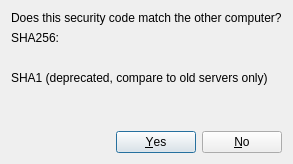
<?xml version="1.0" encoding="UTF-8"?>
<ui version="4.0">
 <class>FingerprintAcceptDialog</class>
 <widget class="QDialog" name="FingerprintAcceptDialog">
  <property name="geometry">
   <rect>
    <x>0</x>
    <y>0</y>
    <width>600</width>
    <height>400</height>
   </rect>
  </property>
  <property name="sizePolicy">
   <sizepolicy hsizetype="Ignored" vsizetype="Preferred">
    <horstretch>0</horstretch>
    <verstretch>0</verstretch>
   </sizepolicy>
  </property>
  <property name="windowTitle">
   <string>Confirm secure connection</string>
  </property>
  <layout class="QGridLayout" name="gridLayout">
   <property name="sizeConstraint">
    <enum>QLayout::SetFixedSize</enum>
   </property>
   <item row="6" column="0" colspan="2">
    <widget class="QDialogButtonBox" name="buttonBox">
     <property name="orientation">
      <enum>Qt::Horizontal</enum>
     </property>
     <property name="standardButtons">
      <set>QDialogButtonBox::No|QDialogButtonBox::Yes</set>
     </property>
    </widget>
   </item>
   <item row="3" column="0" colspan="2">
    <widget class="QLabel" name="label_sha1">
     <property name="sizePolicy">
      <sizepolicy hsizetype="Preferred" vsizetype="Minimum">
       <horstretch>0</horstretch>
       <verstretch>0</verstretch>
      </sizepolicy>
     </property>
     <property name="text">
      <string>SHA1 (deprecated, compare to old servers only)</string>
     </property>
    </widget>
   </item>
   <item row="5" column="0" colspan="2">
    <widget class="QLabel" name="label_explanation">
     <property name="sizePolicy">
      <sizepolicy hsizetype="Preferred" vsizetype="Minimum">
       <horstretch>0</horstretch>
       <verstretch>0</verstretch>
      </sizepolicy>
     </property>
     <property name="text">
      <string/>
     </property>
     <property name="wordWrap">
      <bool>true</bool>
     </property>
     <property name="margin">
      <number>10</number>
     </property>
    </widget>
   </item>
   <item row="4" column="0" colspan="2">
    <widget class="QLabel" name="label_sha1_fingerprint_full">
     <property name="sizePolicy">
      <sizepolicy hsizetype="Preferred" vsizetype="Minimum">
       <horstretch>0</horstretch>
       <verstretch>0</verstretch>
      </sizepolicy>
     </property>
     <property name="text">
      <string/>
     </property>
     <property name="textInteractionFlags">
      <set>Qt::LinksAccessibleByMouse|Qt::TextSelectableByMouse</set>
     </property>
    </widget>
   </item>
   <item row="0" column="0" colspan="2">
    <widget class="QLabel" name="label_title">
     <property name="text">
      <string>Does this security code match the other computer?</string>
     </property>
    </widget>
   </item>
   <item row="2" column="1">
    <widget class="QLabel" name="label_sha256_fingerprint_randomart">
     <property name="sizePolicy">
      <sizepolicy hsizetype="Minimum" vsizetype="Minimum">
       <horstretch>0</horstretch>
       <verstretch>0</verstretch>
      </sizepolicy>
     </property>
     <property name="font">
      <font>
       <family>Courier</family>
       <weight>75</weight>
       <bold>true</bold>
      </font>
     </property>
     <property name="text">
      <string/>
     </property>
     <property name="alignment">
      <set>Qt::AlignCenter</set>
     </property>
     <property name="textInteractionFlags">
      <set>Qt::LinksAccessibleByMouse|Qt::TextSelectableByMouse</set>
     </property>
    </widget>
   </item>
   <item row="2" column="0">
    <widget class="QLabel" name="label_sha256_fingerprint_full">
     <property name="text">
      <string/>
     </property>
     <property name="alignment">
      <set>Qt::AlignCenter</set>
     </property>
     <property name="textInteractionFlags">
      <set>Qt::LinksAccessibleByMouse|Qt::TextSelectableByMouse</set>
     </property>
    </widget>
   </item>
   <item row="1" column="0" colspan="2">
    <widget class="QLabel" name="label_sha256">
     <property name="text">
      <string>SHA256:</string>
     </property>
    </widget>
   </item>
  </layout>
 </widget>
 <resources/>
 <connections>
  <connection>
   <sender>buttonBox</sender>
   <signal>accepted()</signal>
   <receiver>FingerprintAcceptDialog</receiver>
   <slot>accept()</slot>
   <hints>
    <hint type="sourcelabel">
     <x>248</x>
     <y>254</y>
    </hint>
    <hint type="destinationlabel">
     <x>157</x>
     <y>274</y>
    </hint>
   </hints>
  </connection>
  <connection>
   <sender>buttonBox</sender>
   <signal>rejected()</signal>
   <receiver>FingerprintAcceptDialog</receiver>
   <slot>reject()</slot>
   <hints>
    <hint type="sourcelabel">
     <x>316</x>
     <y>260</y>
    </hint>
    <hint type="destinationlabel">
     <x>286</x>
     <y>274</y>
    </hint>
   </hints>
  </connection>
 </connections>
</ui>
